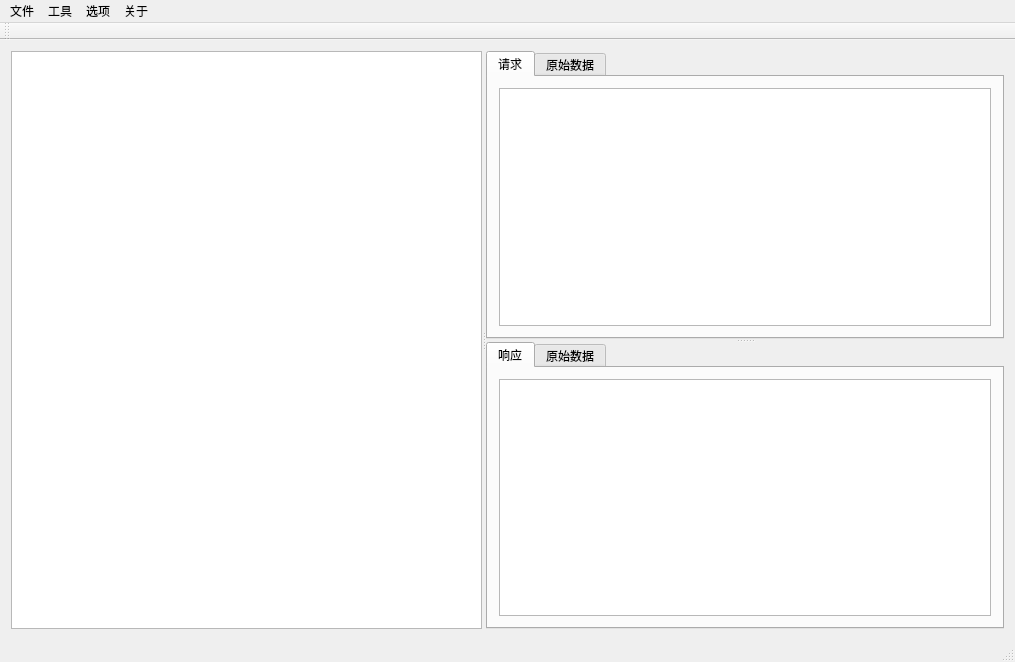
<?xml version="1.0" encoding="UTF-8"?>
<ui version="4.0">
 <class>QTFrontendClass</class>
 <widget class="QMainWindow" name="QTFrontendClass">
  <property name="geometry">
   <rect>
    <x>0</x>
    <y>0</y>
    <width>1015</width>
    <height>662</height>
   </rect>
  </property>
  <property name="sizePolicy">
   <sizepolicy hsizetype="Preferred" vsizetype="Preferred">
    <horstretch>0</horstretch>
    <verstretch>0</verstretch>
   </sizepolicy>
  </property>
  <property name="windowTitle">
   <string>QTFrontend</string>
  </property>
  <widget class="QWidget" name="centralWidget">
   <property name="sizePolicy">
    <sizepolicy hsizetype="Expanding" vsizetype="Expanding">
     <horstretch>0</horstretch>
     <verstretch>0</verstretch>
    </sizepolicy>
   </property>
   <layout class="QGridLayout" name="gridLayout">
    <item row="0" column="1">
     <widget class="QSplitter" name="horizontal_splitter">
      <property name="sizePolicy">
       <sizepolicy hsizetype="Preferred" vsizetype="Preferred">
        <horstretch>0</horstretch>
        <verstretch>0</verstretch>
       </sizepolicy>
      </property>
      <property name="orientation">
       <enum>Qt::Horizontal</enum>
      </property>
      <widget class="QTableView" name="table_session">
       <property name="sizePolicy">
        <sizepolicy hsizetype="Preferred" vsizetype="Preferred">
         <horstretch>1</horstretch>
         <verstretch>0</verstretch>
        </sizepolicy>
       </property>
       <property name="layoutDirection">
        <enum>Qt::LeftToRight</enum>
       </property>
       <property name="selectionBehavior">
        <enum>QAbstractItemView::SelectRows</enum>
       </property>
       <property name="sortingEnabled">
        <bool>true</bool>
       </property>
       <attribute name="horizontalHeaderHighlightSections">
        <bool>false</bool>
       </attribute>
       <attribute name="horizontalHeaderShowSortIndicator" stdset="0">
        <bool>true</bool>
       </attribute>
       <attribute name="verticalHeaderVisible">
        <bool>false</bool>
       </attribute>
       <attribute name="verticalHeaderDefaultSectionSize">
        <number>17</number>
       </attribute>
      </widget>
      <widget class="QSplitter" name="splitter">
       <property name="sizePolicy">
        <sizepolicy hsizetype="Preferred" vsizetype="Preferred">
         <horstretch>1</horstretch>
         <verstretch>0</verstretch>
        </sizepolicy>
       </property>
       <property name="minimumSize">
        <size>
         <width>0</width>
         <height>500</height>
        </size>
       </property>
       <property name="orientation">
        <enum>Qt::Vertical</enum>
       </property>
       <property name="opaqueResize">
        <bool>true</bool>
       </property>
       <property name="handleWidth">
        <number>3</number>
       </property>
       <property name="childrenCollapsible">
        <bool>true</bool>
       </property>
       <widget class="QTabWidget" name="tab_request">
        <property name="sizePolicy">
         <sizepolicy hsizetype="Expanding" vsizetype="Expanding">
          <horstretch>0</horstretch>
          <verstretch>0</verstretch>
         </sizepolicy>
        </property>
        <property name="currentIndex">
         <number>0</number>
        </property>
        <widget class="QWidget" name="tab_req_text">
         <attribute name="title">
          <string>请求</string>
         </attribute>
         <layout class="QGridLayout" name="gridLayout_4">
          <item row="0" column="0">
           <widget class="QPlainTextEdit" name="plaintext_req_text">
            <property name="readOnly">
             <bool>true</bool>
            </property>
           </widget>
          </item>
         </layout>
        </widget>
        <widget class="QWidget" name="tab_req_hex">
         <attribute name="title">
          <string>原始数据</string>
         </attribute>
         <layout class="QGridLayout" name="gridLayout_5"/>
        </widget>
       </widget>
       <widget class="QTabWidget" name="tab_response">
        <property name="sizePolicy">
         <sizepolicy hsizetype="Expanding" vsizetype="Expanding">
          <horstretch>3</horstretch>
          <verstretch>0</verstretch>
         </sizepolicy>
        </property>
        <property name="currentIndex">
         <number>0</number>
        </property>
        <widget class="QWidget" name="tab_rsp_text">
         <attribute name="title">
          <string>响应</string>
         </attribute>
         <layout class="QGridLayout" name="gridLayout_2">
          <item row="0" column="0">
           <widget class="QPlainTextEdit" name="plaintext_rsp_text">
            <property name="readOnly">
             <bool>true</bool>
            </property>
           </widget>
          </item>
         </layout>
        </widget>
        <widget class="QWidget" name="tab_rsp_hex">
         <attribute name="title">
          <string>原始数据</string>
         </attribute>
         <layout class="QGridLayout" name="gridLayout_3"/>
        </widget>
       </widget>
      </widget>
     </widget>
    </item>
   </layout>
  </widget>
  <widget class="QMenuBar" name="menuBar">
   <property name="geometry">
    <rect>
     <x>0</x>
     <y>0</y>
     <width>1015</width>
     <height>18</height>
    </rect>
   </property>
   <widget class="QMenu" name="menu">
    <property name="title">
     <string>文件</string>
    </property>
   </widget>
   <widget class="QMenu" name="menu_2">
    <property name="title">
     <string>选项</string>
    </property>
   </widget>
   <widget class="QMenu" name="menu_3">
    <property name="title">
     <string>关于</string>
    </property>
    <addaction name="actionLicense"/>
   </widget>
   <widget class="QMenu" name="menu_4">
    <property name="title">
     <string>工具</string>
    </property>
    <addaction name="actionRequest"/>
   </widget>
   <addaction name="menu"/>
   <addaction name="menu_4"/>
   <addaction name="menu_2"/>
   <addaction name="menu_3"/>
  </widget>
  <widget class="QToolBar" name="mainToolBar">
   <attribute name="toolBarArea">
    <enum>TopToolBarArea</enum>
   </attribute>
   <attribute name="toolBarBreak">
    <bool>false</bool>
   </attribute>
  </widget>
  <widget class="QStatusBar" name="statusBar"/>
  <action name="actionLicense">
   <property name="text">
    <string>License</string>
   </property>
  </action>
  <action name="actionRequest">
   <property name="text">
    <string>自定义请求</string>
   </property>
  </action>
 </widget>
 <layoutdefault spacing="6" margin="11"/>
 <resources>
  <include location="QTFrontend.qrc"/>
 </resources>
 <connections/>
</ui>
